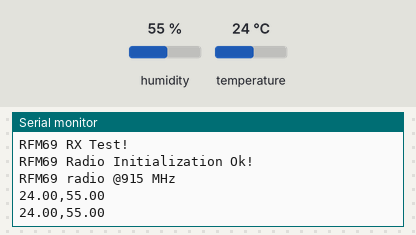
Bench run of a sketch on a simulated Arduino Uno, built with avr-gcc and run on an emulated ATmega328P. Shown: the last lines printed to the serial monitor. The inputs (shaded band) are chosen by the test bench; at power-on: humidity 55 %, temperature 24 °C. No radio packets arrive unless stated.

Above: at 5.9 s.
6.0 s: humidity set to 22 %
At 11.3 s:
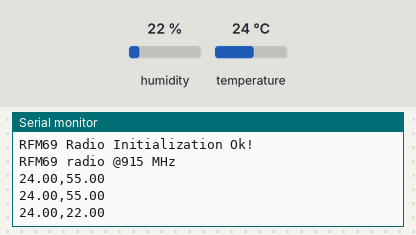
12.1 s: temperature set to 12 °C
At 16.4 s:
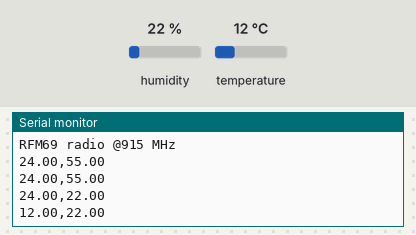
18.2 s: humidity set to 40 %
At 21.6 s:
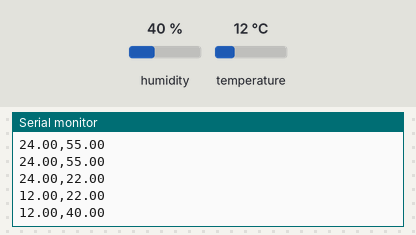
Timing chart, 0 to 23.1 s (numbered marks = the images above; inputs shaded):
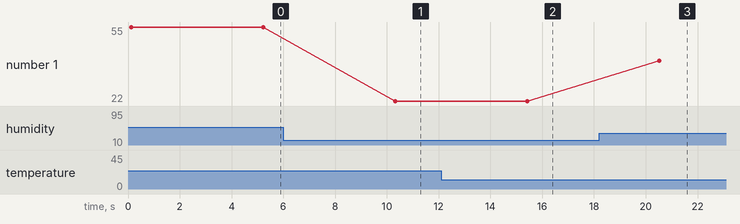

The sketch:

ping.ino
```cpp
#include <SPI.h>
#include <RH_RF69.h>
#include <Adafruit_SHT31.h>

#define RF69_FREQ 915.0
#define RFM69_INT     3
#define RFM69_CS      4
#define RFM69_RST     2

#define FREQUENCY RF69_915MHZ

RH_RF69 rf69(RFM69_CS, RFM69_INT);

Adafruit_SHT31 sht31 = Adafruit_SHT31();

void setup() {
  Serial.begin(9600);
  Serial.println("Starting...");
  pinMode(RFM69_RST, OUTPUT);
  digitalWrite(RFM69_RST, LOW);

  Serial.println("RFM69 RX Test!");
  Serial.println();

  digitalWrite(RFM69_RST, HIGH);
  delay(10);
  digitalWrite(RFM69_RST, LOW);
  delay(10);

  if (!rf69.init()) {
    Serial.println("RFM69 Radio Initialization Failed!");
    while (1);
  }
  Serial.println("RFM69 Radio Initialization Ok!");

  if (!rf69.setFrequency(RF69_FREQ)) {
    Serial.println("Set Frequency Initialization Failed!");
  }

  rf69.setTxPower(20, true);

  uint8_t key[] = { 0x01, 0x02, 0x03, 0x04, 0x05, 0x06, 0x07, 0x08, 0x01, 0x02, 0x03, 0x04, 0x05, 0x06, 0x07, 0x08 };
  rf69.setEncryptionKey(key);

  Serial.print("RFM69 radio @");  Serial.print((int)RF69_FREQ);  Serial.println(" MHz");

  sht31.begin(0x44);
}

void loop() {
  float temp = sht31.readTemperature();
  float hum = sht31.readHumidity();

  String payload = String(temp) + "," + String(hum);
  uint8_t data[payload.length()];
  payload.getBytes(data, payload.length());
  rf69.send(data, sizeof(data));
  rf69.waitPacketSent();

  Serial.println(payload);

  delay(5000);
}
```

Measured:
- after the input at 6.0 s, the serial monitor: prints a new line after 4.3 s (image 1)
- after the input at 12.1 s, the serial monitor: prints a new line after 3.3 s (image 2)
- after the input at 18.2 s, the serial monitor: prints a new line after 2.3 s (image 3)
- plotted number 1: 55 → 22 after the input at 6.0 s, 22 → 40 after the input at 18.2 s
